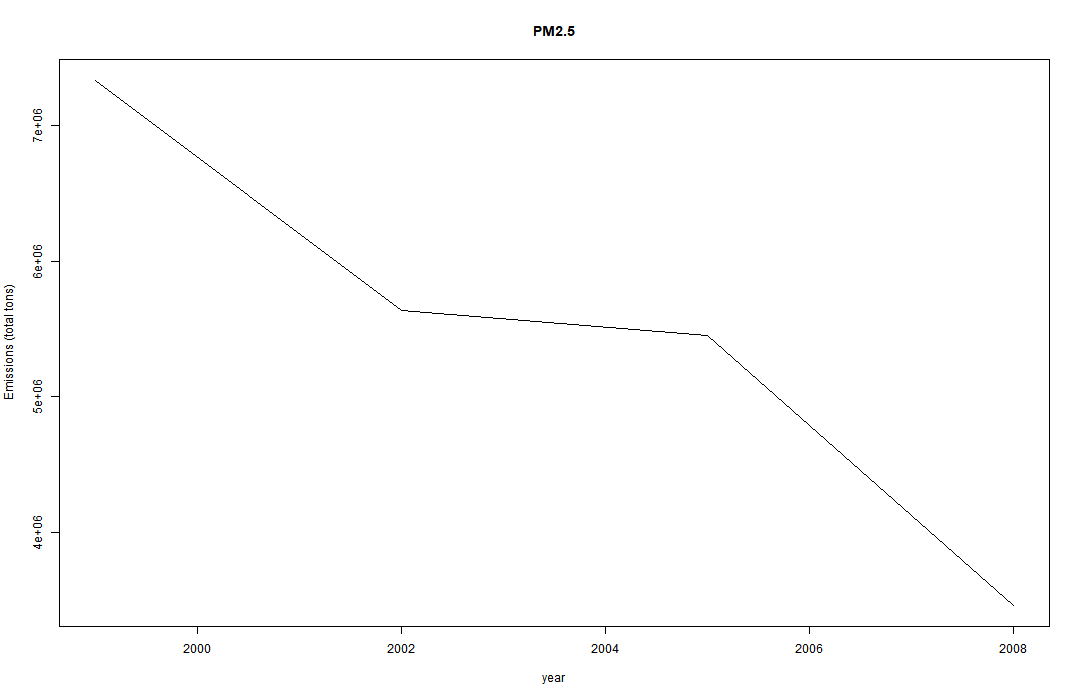

Write R code to recreate this figure.
# load source codes
prefix <- paste0(getwd(), "/exploratorydataProj2/")
source(paste0(prefix, "loadAndCleanData.R"))

# Question 1:
# Have total emissions from PM2.5 decreased in the US 
# from 1999 to 2008? Using the base plotting system, 
# make a plot showing the total PM2.5 emission from all
# sources for each of the years 1999, 2002, 2005, and 2008

# group by year and source then aggregate by sum
aggData <- allData %>%
  select(year, Emissions) %>%
  group_by(year) %>%
  summarise_all("sum")

png(paste0(prefix, "plot1.png"),
    width = 1080,
    height = 700)
with(aggData,
     plot(year, Emissions,
          type ="l",
          ylab = "Emissions (total tons)",
          main = "PM2.5"))
dev.off()

